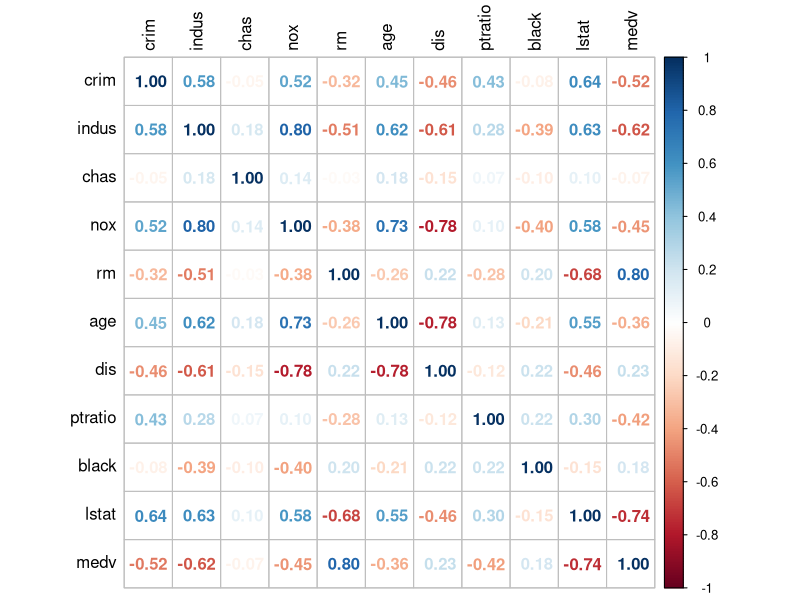
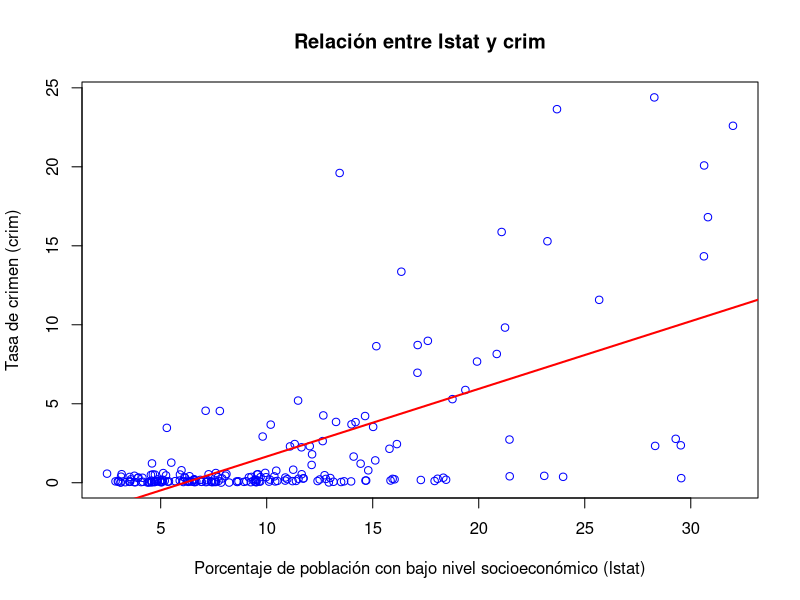
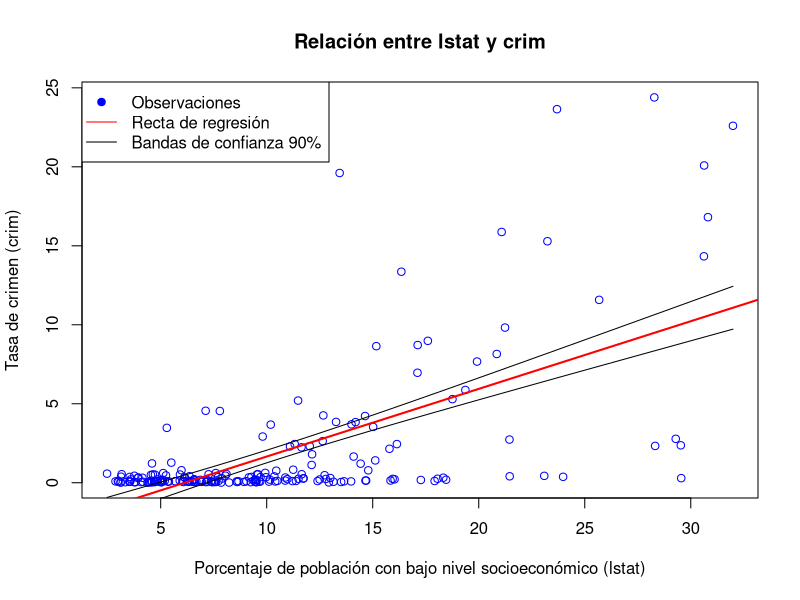
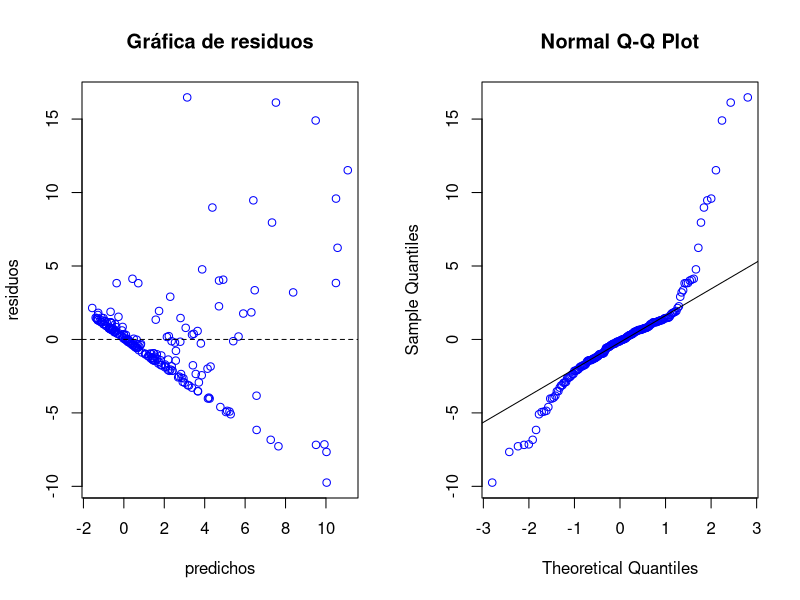

Recreate these plots in R, in order.
## ---- chunk 1
knitr::opts_chunk$set(echo = TRUE)
## ---- chunk 2
library(openxlsx)
library(corrplot)
## ---- chunk 3
datos <- read.xlsx("boston.xlsx")
## ---- chunk 4
matcorr <- cor(datos, method = "pearson")
corrplot(matcorr, method = "number", tl.col = "black")
## ---- chunk 5
modelo<-lm(crim~lstat,data = datos)

plot(datos$lstat, datos$crim,
     col = "blue",
     xlab = "Porcentaje de población con bajo nivel socioeconómico (lstat)",
     ylab = "Tasa de crimen (crim)",
     main = "Relación entre lstat y crim")               

abline(modelo, col = "red", lwd = 2)
## ---- chunk 6
cor(datos$crim, datos$lstat, method = "pearson")
## ---- chunk 7
coef<-coef(modelo)
names(coef)<-paste0('beta_',c(0,1))
coef
## ---- chunk 8
summary(modelo)
## ---- chunk 9
# Para poder usar predict, necesitamos crear un rango de valores de lstat para predecir.
nuevos <- data.frame(lstat = seq(min(datos$lstat), max(datos$lstat), length.out = 100))
pred <- predict(modelo, newdata = nuevos, interval = "confidence", level = 0.90)
bandas_est <- predict(modelo, newdata = nuevos, interval = "confidence", level = 0.90)

plot(datos$lstat, datos$crim,
     col = "blue",
     xlab = "Porcentaje de población con bajo nivel socioeconómico (lstat)",
     ylab = "Tasa de crimen (crim)",
     main = "Relación entre lstat y crim")               

abline(modelo, col = "red", lwd = 2)
lines(nuevos$lstat, bandas_est[,2], col = 'black', lty = 1, lwd = 1)
lines(nuevos$lstat, bandas_est[,3], col = 'black', lty = 1, lwd = 1)

# Leyenda opcional
legend("topleft", legend = c("Observaciones", "Recta de regresión", "Bandas de confianza 90%"),
       col = c("blue", "red", "black"), pch = c(19, NA, NA), lty = c(NA,1,1), lwd = 1)

## ---- chunk 10
# diagnóstico linealidad y homocedasticidad de los residuos
residuos <- residuals(modelo)
predichos <- fitted.values(modelo)
par(mfcol=c(1,2))
plot(predichos,residuos, col='BLUE',main = 'Gráfica de residuos')
abline(h=0,lty=2)

# diagnóstico normalidad residuos
qqnorm(residuos, col='BLUE')
qqline(residuos)
shapiro.test(residuos)
